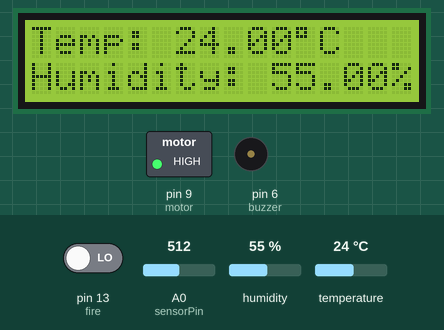
Simulated run of this sketch. Board: Arduino Uno, built with avr-gcc and run on an emulated ATmega328P. Parts: 16×2 character LCD, switched loads named in the sketch (green lamp = pin HIGH), buzzer (waves = sounding, pin HIGH). Inputs (shaded band) come from the test bench; at power-on: humidity 55 %, pin 13 (fire) LOW, temperature 24 °C, A0 (sensorPin) = 512. What the sketch prints to the serial monitor is not drawn.

Above: at 1.2 s.
1.3 s: humidity set to 42 %
At 2.8 s:
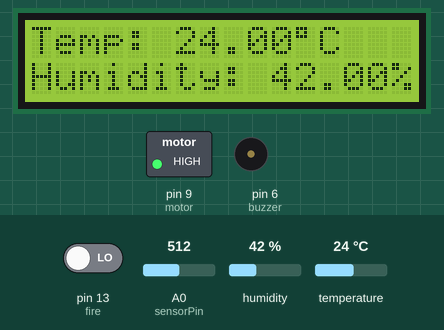
3.1 s: humidity set to 39 %
At 4.4 s:
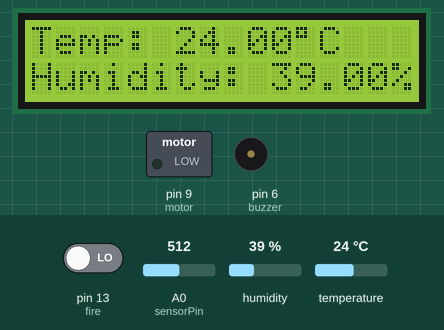
4.7 s: pin 13 (fire) driven HIGH
At 5.3 s:
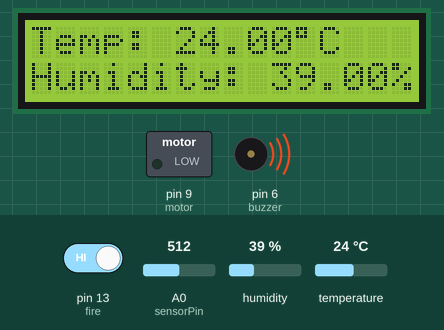
6.3 s: humidity set to 68 %
At 7.2 s:
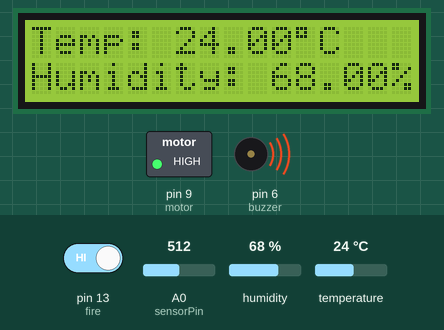
7.9 s: temperature set to 12 °C
At 9.1 s:
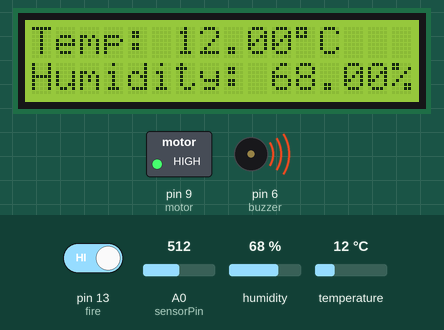
Timing chart, 0 to 10.9 s (numbered marks = the images above; inputs shaded):
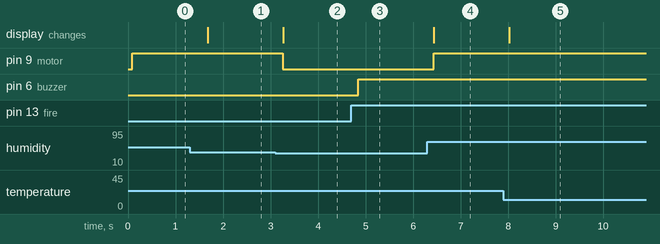

Measured:
- the behaviour switches between 41 and 40 % on humidity (found by bisection; images 1 and 2)
- after the input at 1.3 s, the display: changes after 0.38 s (image 1)
- after the input at 3.1 s, pin 9 (motor): HIGH → LOW after 0.16 s; the display: changes after 0.16 s (image 2)
- after the input at 4.7 s, pin 6 (buzzer): LOW → HIGH after 0.14 s
- after the input at 6.3 s, pin 9 (motor): LOW → HIGH after 0.13 s; the display: changes after 0.14 s (image 4)
- after the input at 7.9 s, the display: changes after 0.12 s (image 5)

The sketch:

second.ino
```cpp
// include the library code:
#include "Wire.h"
#include "Adafruit_LiquidCrystal.h"
 #include <dht.h>

#include <LiquidCrystal.h>

dht DHT;
#define moisture 8
#define motor 9
#define fire 13
#define DHT11_PIN 7
#define buzzer 6
int sensorPin = A0; // select the input pin for the potentiometer
int sensorValue = 0; // variable to store the value coming from the sensor
String data="";
String d="1024";
String f="512";
// initialize the library with the numbers of the interface pins
//Adafruit_LiquidCrystal lcd(12, 11, 5, 4, 3, 2);
const int rs = 12, en = 11, d4 = 5, d5 = 4, d6 = 3, d7 = 2;
LiquidCrystal lcd(rs, en, d4, d5, d6, d7);
void setup()
{
  Serial.begin(9600);
  pinMode(motor,OUTPUT);
  pinMode(buzzer,OUTPUT);
  pinMode(sensorPin, INPUT);
  pinMode(fire,INPUT);
    lcd.begin(16, 2);
  // Print a message to the LCD.
  lcd.print("hello, world!");
}

void loop()
{
  int chk = DHT.read11(DHT11_PIN);
 sensorValue = analogRead(sensorPin);

/*=========RECIEVING THE SIGNAL FORM APP=========*/
if(Serial.available()>0)
{
  data = Serial.readString();
  Serial.print("Data received");
  Serial.println(data);


  }
  /*---------------------------------*/
   if(data=="ON")
   {
    digitalWrite(motor,HIGH);

   }
   else if(data=="OFF")
   {
     digitalWrite(motor,LOW);

    }
  /*==============================*/
   if(digitalRead(fire)==HIGH)
   {
    //Conditions when the fire is on
    digitalWrite(buzzer,HIGH);
    }
    else
    {
     //Conditions when the fire is off

     digitalWrite(buzzer,LOW);
    }
  if(DHT.humidity>40)
  {
   digitalWrite(motor,HIGH);
   }
   else
    {
    digitalWrite(motor,LOW);
    }


  lcd.setCursor(0,0);
  lcd.print("Temp: ");
  lcd.print(DHT.temperature);
  lcd.print((char)223);
  lcd.print("C");
  lcd.setCursor(0,1);
  lcd.print("Humidity: ");
  lcd.print(DHT.humidity);
  lcd.print("%");


/*==================PLEASE DONT TOUCH===============*/
 Serial.print((int)DHT.temperature);
 Serial.print(";");
 Serial.print((int)DHT.humidity);
 Serial.print(";");
 Serial.print(sensorValue);
 //Serial.print(";");
 //Serial.print(d);
 Serial.print("\n");
 delay(500);
/*==================PLEASE DONT TOUCH===============*/

}
```
